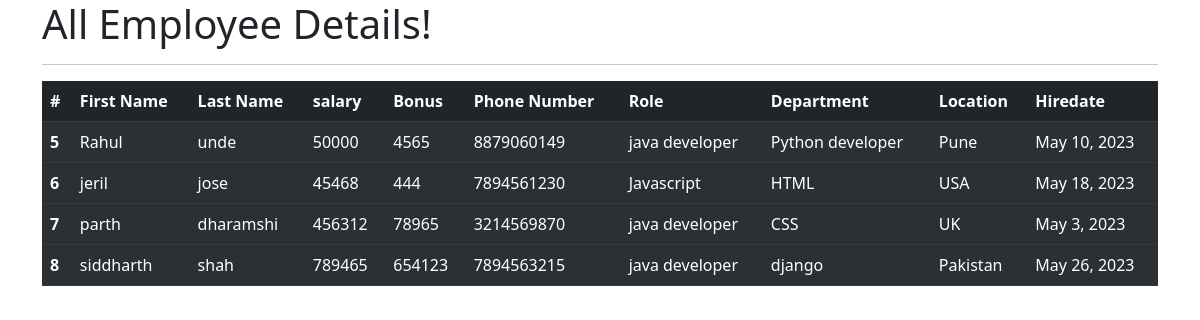
The app's page /all_emp with its own data.
### emp_app/models.py (models this page shows, shortened)
class Employee(models.Model):
    objects = None
    first_name = models.CharField(max_length=100, null=False)
    last_name = models.CharField(max_length=100)
    dept = models.ForeignKey(Department, on_delete=models.CASCADE)
    salary = models.IntegerField(default=0)
    bonus = models.IntegerField(default=0)
    role = models.ForeignKey(Role, on_delete=models.CASCADE)
    phone = models.IntegerField(default=0)
    hire_date = models.DateField()
    def __str__(self):
        return "%s %s %s" % (self.first_name, self.last_name, self.phone)

class Role(models.Model):
    name = models.CharField(max_length=100, null=False)

class Department(models.Model):
    name = models.CharField(max_length=100, null=False)
    location = models.CharField(max_length=100)

### emp_app/views.py (the view)
# urls.py: path('all_emp', views.all_emp, name='all_emp'),
def all_emp(request):
    emps = Employee.objects.all()
    context = {
        'emps': emps
    }
    print(context)
    return render(request, 'view_all_emp.html', context)

### emp_app/templates/view_all_emp.html (shortened to what this page needs)
<!DOCTYPE html>
<html lang="en">
<head>
    <link rel="stylesheet" href="https://cdn.jsdelivr.net/npm/bootstrap@5.3.0-alpha3/dist/css/bootstrap.rtl.min.css">
</head>
<body>
<div class="container">
    <h1>All Employee Details!</h1>
    <hr>
    <table class="table table-dark table-striped">
  <thead>
    <tr>
      <th scope="col">#</th>
      <th scope="col">First Name </th>
      <th scope="col">Last Name </th>
      <th scope="col">salary</th>
      <th scope="col">Bonus</th>
      <th scope="col">Phone Number</th>
      <th scope="col">Role</th>
      <th scope="col">Department</th>
      <th scope="col">Location</th>
      <th scope="col">Hiredate</th>
    </tr>
  </thead>
      {% for emp in emps %}
  <tbody>
    <tr>
      <th scope="row">{{emp.id}}</th>
      <td>{{emp.first_name}}</td>
      <td>{{emp.last_name}}</td>
      <td>{{emp.salary}}</td>
      <td>{{emp.bonus}}</td>
      <td>{{emp.phone}}</td>
      <td>{{emp.role.name}}</td>
      <td>{{emp.dept.name}}</td>
      <td>{{emp.dept.location}}</td>
      <td>{{emp.hire_date}}</td>
    </tr>
  </tbody>
      {% endfor %}
</table>
</div>
</body>
</html>

### records on screen
Employee: id "5", first_name "Rahul", last_name "unde", salary "50000", bonus "4565", phone "8879060149", role.name "java developer", dept.name "Python developer", dept.location "Pune", hire_date "May 10, 2023"
Employee: id "6", first_name "jeril", last_name "jose", salary "45468", bonus "444", phone "7894561230", role.name "Javascript", dept.name "HTML", dept.location "USA", hire_date "May 18, 2023"
Employee: id "7", first_name "parth", last_name "dharamshi", salary "456312", bonus "78965", phone "3214569870", role.name "java developer", dept.name "CSS", dept.location "UK", hire_date "May 3, 2023"
Employee: id "8", first_name "siddharth", last_name "shah", salary "789465", bonus "654123", phone "7894563215", role.name "java developer", dept.name "django", dept.location "Pakistan", hire_date "May 26, 2023"
